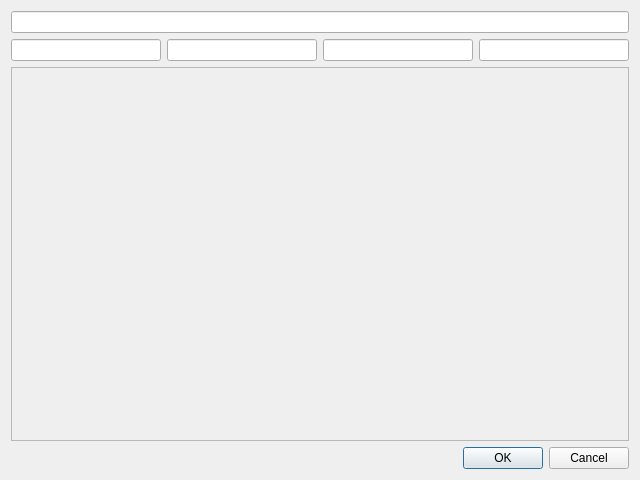
<?xml version="1.0" encoding="UTF-8"?>
<ui version="4.0">
 <class>Dialog</class>
 <widget class="QDialog" name="Dialog">
  <property name="geometry">
   <rect>
    <x>0</x>
    <y>0</y>
    <width>640</width>
    <height>480</height>
   </rect>
  </property>
  <property name="windowTitle">
   <string>Dialog</string>
  </property>
  <layout class="QGridLayout" name="gridLayout">
   <item row="2" column="0" colspan="4">
    <widget class="QFrame" name="frame">
     <property name="frameShape">
      <enum>QFrame::Shape::StyledPanel</enum>
     </property>
     <property name="frameShadow">
      <enum>QFrame::Shadow::Raised</enum>
     </property>
     <layout class="QGridLayout" name="labelsgrid">
      <property name="leftMargin">
       <number>1</number>
      </property>
      <property name="topMargin">
       <number>2</number>
      </property>
      <property name="rightMargin">
       <number>1</number>
      </property>
      <property name="bottomMargin">
       <number>2</number>
      </property>
      <property name="spacing">
       <number>2</number>
      </property>
     </layout>
    </widget>
   </item>
   <item row="1" column="0">
    <widget class="QLineEdit" name="b48_63"/>
   </item>
   <item row="1" column="2">
    <widget class="QLineEdit" name="b16_31"/>
   </item>
   <item row="1" column="1">
    <widget class="QLineEdit" name="b32_47"/>
   </item>
   <item row="1" column="3">
    <widget class="QLineEdit" name="b00_15"/>
   </item>
   <item row="3" column="0" colspan="4">
    <widget class="QDialogButtonBox" name="buttonBox">
     <property name="orientation">
      <enum>Qt::Orientation::Horizontal</enum>
     </property>
     <property name="standardButtons">
      <set>QDialogButtonBox::StandardButton::Cancel|QDialogButtonBox::StandardButton::Ok</set>
     </property>
    </widget>
   </item>
   <item row="0" column="0" colspan="4">
    <widget class="QLineEdit" name="lineEdit"/>
   </item>
  </layout>
 </widget>
 <tabstops>
  <tabstop>lineEdit</tabstop>
  <tabstop>b48_63</tabstop>
  <tabstop>b32_47</tabstop>
  <tabstop>b16_31</tabstop>
  <tabstop>b00_15</tabstop>
 </tabstops>
 <resources/>
 <connections>
  <connection>
   <sender>buttonBox</sender>
   <signal>accepted()</signal>
   <receiver>Dialog</receiver>
   <slot>accept()</slot>
   <hints>
    <hint type="sourcelabel">
     <x>248</x>
     <y>254</y>
    </hint>
    <hint type="destinationlabel">
     <x>157</x>
     <y>274</y>
    </hint>
   </hints>
  </connection>
  <connection>
   <sender>buttonBox</sender>
   <signal>rejected()</signal>
   <receiver>Dialog</receiver>
   <slot>reject()</slot>
   <hints>
    <hint type="sourcelabel">
     <x>316</x>
     <y>260</y>
    </hint>
    <hint type="destinationlabel">
     <x>286</x>
     <y>274</y>
    </hint>
   </hints>
  </connection>
 </connections>
</ui>
